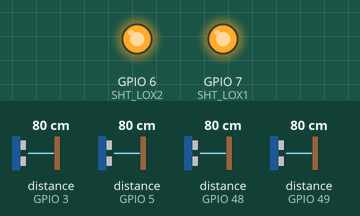
Simulated run of this sketch. Board: ESP32-S3. Parts: output pins drawn as LEDs (lit = HIGH). Inputs (shaded band) come from the test bench; at power-on: distance to the obstacle (sensors on GPIO 3, GPIO 5, GPIO 48, GPIO 49) 80 cm. The echo pulse lasts 58.3 µs per cm; the ROS host is connected and sends only what is stated; what the sketch prints to the serial monitor is not drawn.

Above: at 1.2 s.
1.3 s: distance to the obstacle (sensor on GPIO 3) set to 2 cm
4.3 s: distance to the obstacle (sensor on GPIO 5) set to 120 cm
Timing chart, 0 to 7.3 s (numbered marks = the images above; inputs shaded):
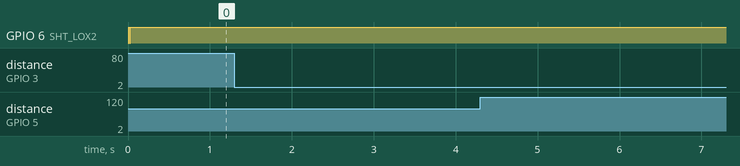

Measured:
- after the input at 1.3 s, every drawn part: stays the same
- after the input at 4.3 s, every drawn part: stays the same

The sketch:

2and2.ino
```cpp
#include <NewPing.h>
#include <SimpleKalmanFilter.h>
#include <ros.h>
#include <ros/time.h>
#include <sensor_msgs/Range.h>
#include "Adafruit_VL53L0X.h"

// address we will assign if dual sensor is present
#define LOX1_ADDRESS 0x30
#define LOX2_ADDRESS 0x31
int sensor1,sensor2;


// set the pins to shutdown
#define SHT_LOX1 7
#define SHT_LOX2 6

// objects for the vl53l0x
Adafruit_VL53L0X lox1 = Adafruit_VL53L0X();
Adafruit_VL53L0X lox2 = Adafruit_VL53L0X();

// this holds the measurement
VL53L0X_RangingMeasurementData_t measure1;
VL53L0X_RangingMeasurementData_t measure2;

/*
    Reset all ToF-sensors by setting all of their XSHUT pins low for delay(10), then set all XSHUT high to bring out of reset
    Keep sensor #1 awake by keeping XSHUT pin high
    Put all other sensors into shutdown by pulling XSHUT pins low
    Initialize sensor #1 with lox.begin(new_i2c_address) Pick any number but 0x29 and it must be under 0x7F. Going with 0x30 to 0x3F is probably OK.
    Keep sensor #1 awake, and now bring sensor #2 out of reset by setting its XSHUT pin high.
    Initialize sensor #2 with lox.begin(new_i2c_address) Pick any number but 0x29 and whatever you set the first sensor to
 */
void setID() {
  // all reset
  digitalWrite(SHT_LOX1, LOW);
  digitalWrite(SHT_LOX2, LOW);
  delay(10);
  // all unreset
  digitalWrite(SHT_LOX1, HIGH);
  digitalWrite(SHT_LOX2, HIGH);
  delay(10);

  // activating LOX1 and reseting LOX2
  digitalWrite(SHT_LOX1, HIGH);
  digitalWrite(SHT_LOX2, LOW);

  // initing LOX1
  if(!lox1.begin(LOX1_ADDRESS)) {
    while(1);
  }
  delay(10);

  // activating LOX2
  digitalWrite(SHT_LOX2, HIGH);
  delay(10);

  //initing LOX2
  if(!lox2.begin(LOX2_ADDRESS)) {
    while(1);
  }
}

#define SONAR_NUM 2          //The number of sensors.
#define MAX_DISTANCE 200     //Mad distance to detect obstacles.
#define PING_INTERVAL 33     //Looping the pings after 33 microseconds.

unsigned long pingTimer[SONAR_NUM]; // Holds the times when the next ping should happen for each sensor.
unsigned int cm[SONAR_NUM];         // Where the ping distances are stored.
uint8_t currentSensor = 0;          // Keeps track of which sensor is active.

unsigned long _timerStart = 0;

int LOOPING = 40; //Loop for every 40 milliseconds.

uint8_t oldSensorReading[SONAR_NUM];    //Store last valid value of the sensors.

uint8_t leftSensor;             //Store raw sensor's value.
uint8_t centerSensor;

uint8_t leftSensorKalman;       //Store filtered sensor's value.
uint8_t centerSensorKalman;


NewPing sonar[SONAR_NUM] = {
  NewPing(2,3, MAX_DISTANCE), // Trigger pin, echo pin, and max distance to ping.
  NewPing(4, 5, MAX_DISTANCE)
};

/*
  create Kalman filter objects for the sensors.
   SimpleKalmanFilter(e_mea, e_est, q);
   e_mea: Measurement Uncertainty
   e_est: Estimation Uncertainty
   q: Process Noise
*/
SimpleKalmanFilter KF_Left(2, 2, 0.01);
SimpleKalmanFilter KF_Center(2, 2, 0.01);

void tof_sensor_msg_init(sensor_msgs::Range &range_name, char *frame_id_name)
{
  range_name.radiation_type = sensor_msgs::Range::INFRARED;
  range_name.header.frame_id = frame_id_name;
  range_name.field_of_view = 0.26;
  range_name.min_range = 0.0;
  range_name.max_range = 1.0;
}

//Create instances for range messages.
sensor_msgs::Range range_ir1;
sensor_msgs::Range range_ir2;
//Create publisher objects for all sensors
ros::Publisher pub_range_ir1("/ir1", &range_ir1);
ros::Publisher pub_range_ir2("/ir2", &range_ir2);

uint8_t ir1Sensor;             //Store raw sensor's value.
uint8_t ir2Sensor;

void read_tof_sensors() {

  lox1.rangingTest(&measure1, false); // pass in 'true' to get debug data printout!
  lox2.rangingTest(&measure2, false); // pass in 'true' to get debug data printout!

  if(measure1.RangeStatus != 4) {     // if not out of range
    ir1Sensor = measure1.RangeMilliMeter;
  }

  // print sensor two reading
  Serial.print("2: ");
  if(measure2.RangeStatus != 4) {
    ir2Sensor = measure2.RangeMilliMeter;
  }
}

ros::NodeHandle nh; //create an object which represents the ROS node.

//looping the sensors (ultraachall)
void sensorCycle() {
  for (uint8_t i = 0; i < SONAR_NUM; i++) {
    if (millis() >= pingTimer[i]) {
      pingTimer[i] += PING_INTERVAL * SONAR_NUM;
      if (i == 0 && currentSensor == SONAR_NUM - 1) oneSensorCycle();
      sonar[currentSensor].timer_stop();
      currentSensor = i;
      cm[currentSensor] = 0;
      sonar[currentSensor].ping_timer(echoCheck);
    }
  }
}

// If ping received, set the sensor distance to array.
void echoCheck() {
  if (sonar[currentSensor].check_timer())
    cm[currentSensor] = sonar[currentSensor].ping_result / US_ROUNDTRIP_CM;
}

//Return the last valid value from the sensor.
void oneSensorCycle() {
  leftSensor   = returnLastValidRead(0, cm[0]);
  centerSensor = returnLastValidRead(1, cm[1]);
}

//If sensor value is 0, then return the last stored value different than 0.
int returnLastValidRead(uint8_t sensorArray, uint8_t cm) {
  if (cm != 0) {
    return oldSensorReading[sensorArray] = cm;
  } else {
    return oldSensorReading[sensorArray];
  }
}

//Apply Kalman Filter to sensor reading.
void applyKF() {
  leftSensorKalman   = KF_Left.updateEstimate(leftSensor);
  centerSensorKalman = KF_Center.updateEstimate(centerSensor);
}

void startTimer() {
  _timerStart = millis();
}

bool isTimeForLoop(int _mSec) {
  return (millis() - _timerStart) > _mSec;
}

void us_sensor_msg_init(sensor_msgs::Range &range_name, char *frame_id_name)
{
  range_name.radiation_type = sensor_msgs::Range::ULTRASOUND;
  range_name.header.frame_id = frame_id_name;
  range_name.field_of_view = 0.26;
  range_name.min_range = 0.0;
  range_name.max_range = 2.0;
}

//Create instances for range messages.
sensor_msgs::Range range_left;
sensor_msgs::Range range_center;

//Create publisher onjects for all sensors
ros::Publisher pub_range_left("/ultrasound_left", &range_left);
ros::Publisher pub_range_center("/ultrasound_center", &range_center);

void setup() {
  pinMode(SHT_LOX1, OUTPUT);
  pinMode(SHT_LOX2, OUTPUT);
  digitalWrite(SHT_LOX1, LOW);
  digitalWrite(SHT_LOX2, LOW);
  setID();

 pingTimer[0] = millis() + 75;
  for (uint8_t i = 1; i < SONAR_NUM; i++)
    pingTimer[i] = pingTimer[i - 1] + PING_INTERVAL;

  nh.initNode();
  nh.advertise(pub_range_left);
  nh.advertise(pub_range_center);
  nh.advertise(pub_range_ir1);
  nh.advertise(pub_range_ir2);

  us_sensor_msg_init(range_left, "/ultrasound_left");
  us_sensor_msg_init(range_center, "/ultrasound_center");
  tof_sensor_msg_init(range_ir1, "/ir1");
  tof_sensor_msg_init(range_ir2, "/ir2");
}

void loop() {
  if (isTimeForLoop(LOOPING)) {
    read_tof_sensors();

    sensorCycle();
    oneSensorCycle();
    applyKF();
    range_left.range   = leftSensorKalman;
    range_center.range = centerSensorKalman;

    range_left.header.stamp = nh.now();
    range_center.header.stamp = nh.now();
    range_ir1.header.stamp = nh.now();
    range_ir2.header.stamp = nh.now();

    pub_range_left.publish(&range_left);
    pub_range_center.publish(&range_center);
    pub_range_ir1.publish(&range_ir1);
    pub_range_ir2.publish(&range_ir2);

    startTimer();
  }
  nh.spinOnce();//Handle ROS events
}
```
